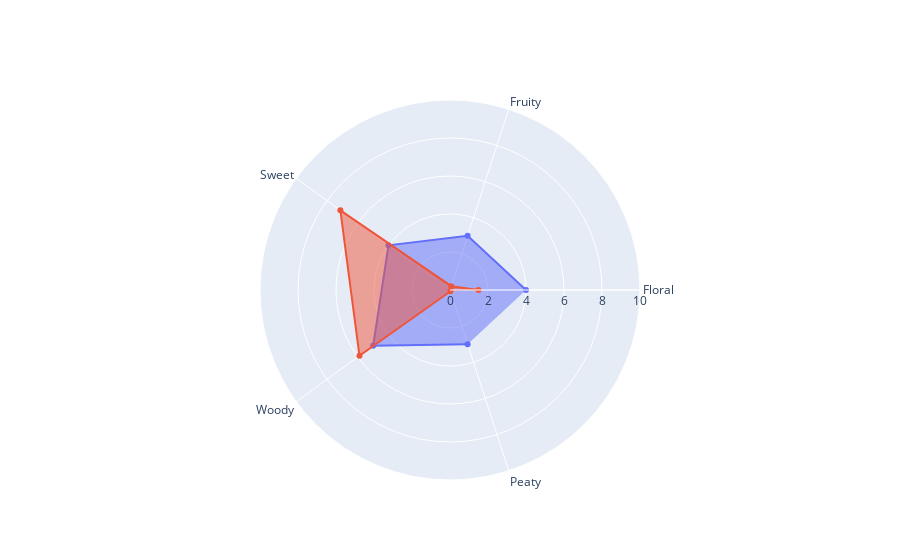

This figure's notebook cell:
### Code cell
compare_visual(final_OSA.sum()/10,"000920")

### Figure 1 — Plotly figure (JSON) as saved in the notebook; plotly's stock layout.template omitted (floating-point values rounded to 4 significant figures)
{"data": [{"fill": "toself", "name": "panelist", "r": [4, 3, 4, 5, 3], "theta": ["Floral", "Fruity", "Sweet", "Woody", "Peaty"], "type": "scatterpolar"}, {"fill": "toself", "name": "MS_prediction", "r": [1.5, 0.211, 7.133, 5.89, 0.07071], "theta": ["Floral", "Fruity", "Sweet", "Woody", "Peaty"], "type": "scatterpolar"}], "layout": {"polar": {"radialaxis": {"range": [0, 10], "visible": true}}, "showlegend": false}}
